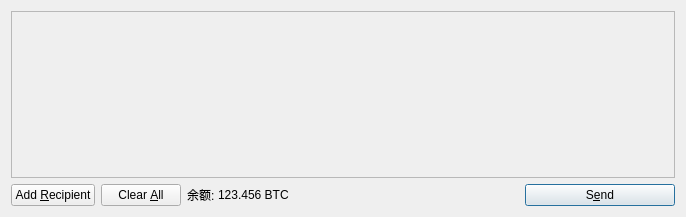
<?xml version="1.0" encoding="UTF-8"?>
<ui version="4.0">
 <class>SendCoinsDialog</class>
 <widget class="QDialog" name="SendCoinsDialog">
  <property name="geometry">
   <rect>
    <x>0</x>
    <y>0</y>
    <width>686</width>
    <height>217</height>
   </rect>
  </property>
  <property name="windowTitle">
   <string>Send Coins</string>
  </property>
  <layout class="QVBoxLayout" name="verticalLayout">
   <item>
    <widget class="QScrollArea" name="scrollArea">
     <property name="widgetResizable">
      <bool>true</bool>
     </property>
     <widget class="QWidget" name="scrollAreaWidgetContents">
      <property name="geometry">
       <rect>
        <x>0</x>
        <y>0</y>
        <width>666</width>
        <height>165</height>
       </rect>
      </property>
      <layout class="QVBoxLayout" name="verticalLayout_2">
       <property name="margin">
        <number>0</number>
       </property>
       <item>
        <layout class="QVBoxLayout" name="entries">
         <property name="spacing">
          <number>6</number>
         </property>
        </layout>
       </item>
       <item>
        <spacer name="verticalSpacer">
         <property name="orientation">
          <enum>Qt::Vertical</enum>
         </property>
         <property name="sizeHint" stdset="0">
          <size>
           <width>20</width>
           <height>40</height>
          </size>
         </property>
        </spacer>
       </item>
      </layout>
     </widget>
    </widget>
   </item>
   <item>
    <layout class="QHBoxLayout" name="horizontalLayout">
     <item>
      <widget class="QPushButton" name="addButton">
       <property name="toolTip">
        <string>Send to multiple recipients at once</string>
       </property>
       <property name="text">
        <string>Add &amp;Recipient</string>
       </property>
       <property name="icon">
        <iconset resource="../bitcoin.qrc">
         <normaloff>:/icons/add</normaloff>:/icons/add</iconset>
       </property>
       <property name="autoDefault">
        <bool>false</bool>
       </property>
      </widget>
     </item>
     <item>
      <widget class="QPushButton" name="clearButton">
       <property name="sizePolicy">
        <sizepolicy hsizetype="Minimum" vsizetype="Fixed">
         <horstretch>0</horstretch>
         <verstretch>0</verstretch>
        </sizepolicy>
       </property>
       <property name="toolTip">
        <string>Remove all transaction fields</string>
       </property>
       <property name="text">
        <string>Clear &amp;All</string>
       </property>
       <property name="icon">
        <iconset resource="../bitcoin.qrc">
         <normaloff>:/icons/remove</normaloff>:/icons/remove</iconset>
       </property>
       <property name="autoRepeatDelay">
        <number>300</number>
       </property>
       <property name="autoDefault">
        <bool>false</bool>
       </property>
      </widget>
     </item>
     <item>
      <layout class="QHBoxLayout" name="horizontalLayout_2">
       <property name="spacing">
        <number>3</number>
       </property>
       <item>
        <widget class="QLabel" name="label">
         <property name="text">
          <string>余额:</string>
         </property>
        </widget>
       </item>
       <item>
        <widget class="QLabel" name="labelBalance">
         <property name="cursor">
          <cursorShape>IBeamCursor</cursorShape>
         </property>
         <property name="text">
          <string>123.456 BTC</string>
         </property>
         <property name="textInteractionFlags">
          <set>Qt::LinksAccessibleByMouse|Qt::TextSelectableByKeyboard|Qt::TextSelectableByMouse</set>
         </property>
        </widget>
       </item>
      </layout>
     </item>
     <item>
      <spacer name="horizontalSpacer">
       <property name="orientation">
        <enum>Qt::Horizontal</enum>
       </property>
       <property name="sizeHint" stdset="0">
        <size>
         <width>40</width>
         <height>20</height>
        </size>
       </property>
      </spacer>
     </item>
     <item>
      <widget class="QPushButton" name="sendButton">
       <property name="minimumSize">
        <size>
         <width>150</width>
         <height>0</height>
        </size>
       </property>
       <property name="toolTip">
        <string>Confirm the send action</string>
       </property>
       <property name="text">
        <string>S&amp;end</string>
       </property>
       <property name="icon">
        <iconset resource="../bitcoin.qrc">
         <normaloff>:/icons/send</normaloff>:/icons/send</iconset>
       </property>
       <property name="default">
        <bool>true</bool>
       </property>
      </widget>
     </item>
    </layout>
   </item>
  </layout>
 </widget>
 <resources>
  <include location="../bitcoin.qrc"/>
 </resources>
 <connections/>
</ui>
